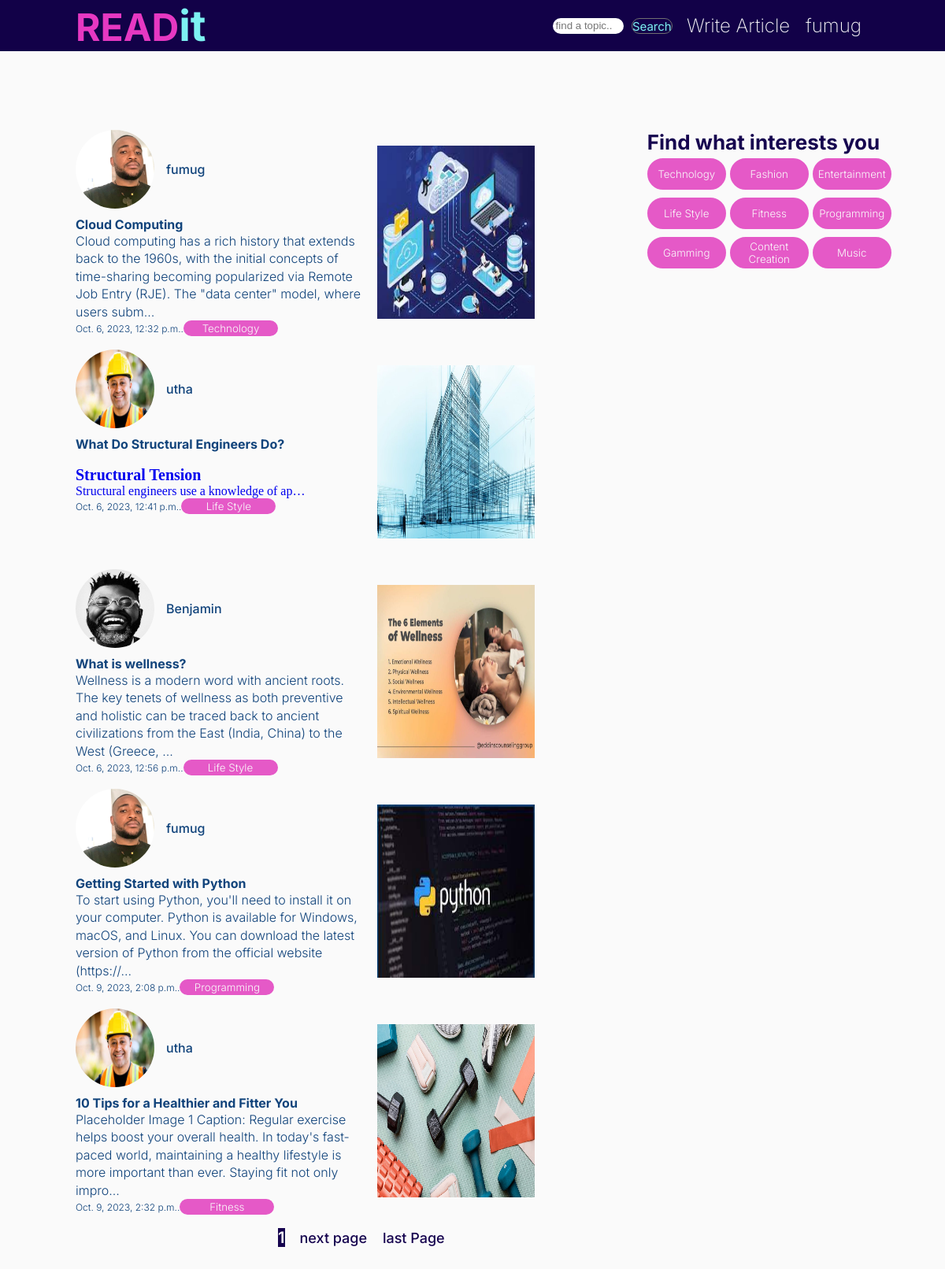
Page / (signed in) on the committed database.
### CMS_APP/models.py (models this page shows, shortened)
class Post(models.Model):
    author = models.ForeignKey(Profile,on_delete=models.CASCADE )
    title = models.CharField(max_length=100)
    image = models.ImageField(upload_to = 'post_images/')
    body = RichTextField()
    post_id = models.UUIDField(default = uuid.uuid4, primary_key=True, unique = True, editable=False)
    created = models.DateTimeField(auto_now_add=True)
    modified = models.DateTimeField(auto_now=True)
    slug = models.SlugField(unique=True)
    tag = models.ForeignKey(categories,on_delete=models.CASCADE,blank=True,null=True)
    likes = models.ManyToManyField(User, related_name='blog_post',blank=True,null = True )

class categories(models.Model):
    name = models.CharField(max_length=100)
    def __str__(self):
        return str(self.name)

### USER_PROFILE/models.py (models this page shows, shortened)
class Profile(models.Model):
    name =  models.OneToOneField(User,on_delete=models.CASCADE)
    username = models.CharField(max_length=200,null=True,blank=True)
    email = models.EmailField()
    profession = models.CharField(max_length=200)
    picture = models.ImageField(upload_to='img',blank=True,null=True,default='images/default.png')
    about = models.TextField()
    profile_id = models.UUIDField(default=uuid.uuid4, editable = False, unique=True, primary_key=True)

### CMS_APP/views.py (the view)
# urls.py: path('',views.home,name='home'),
def home(request, category_id=None):
    Categories = categories.objects.all()
    selected_category = None
    if category_id:
        selected_category = get_object_or_404(categories, pk=category_id)
    if request.user.is_authenticated:
         if 'q' in request.GET:
            q = request.GET['q']
            result = Q(
                Q(title__icontains=q) |
                Q(tag__name__icontains=q) |  # Assuming 'name' is the field in the 'categories' model
                Q(body__icontains=q)
            )
            posts = Post.objects.filter(result)
         else:
             p = Paginator(Post.objects.all(),5)
             page = request.GET.get('page')
             posts = p.get_page(page)
         if selected_category:
            posts = Post.objects.filter(tag=selected_category)
         context = {'posts': posts, 'Categories': Categories, 'selected_category': selected_category}
         return render(request, 'home.html', context)
    else:
        p = Paginator(Post.objects.all(),5)
        page = request.GET.get('page')
        posts = p.get_page(page)
        context = {'posts': posts, 'Categories': Categories}
        return render(request, 'landingpage.html', context)

### CMS_APP/templates/home.html (shortened to what this page needs)
{% extends 'base.html'%} {% load static %}
{% block content %}
<div class="flex-container">
  <div class="main-container">
    {% for post in posts %}
    <div class="sub-container">
      <div>
        {% if post.author.profile_id %}<a
          class="profile-link"
          href="{% url 'profile' post.author.profile_id %}"
        >
          <header class="article-header">
            <img
              class="profile-picture"
              src="{{ post.author.picture.url }}"
              alt=""
            />
            <div>
              <p class="user">{{post.author.name}}</p>
            </div>
          </header> </a
        >{% else %}
        <p>Authors profile is not available</p>
        {% endif %}
        <a class="article-block" href="{% url 'detail' post.slug %}">
          <p class="title">{{post.title}}</p>
          <p class="article">{{post.body|safe|truncatechars:200}}</p>
          <p class="date">
            {{post.created}}.<button class="article-btn">{{post.tag}}</button>
          </p>
        </a>
      </div>
      <div class="sub-container-2">
        <a class="art-pho" href="{% url 'detail' post.slug %}">
          <img class="article-photo" src="{{post.image.url}}" alt="" />
        </a>
      </div>
    </div>
    {% endfor %}
  </div>
  <br />
  <div class="category">
    <p class="cat-heading">Find what interests you</p>
    <div class="sub-container-3">
      {% for category in Categories %}
      <a href="{% url 'home' category.id %}">
        <button class="category-btn">{{category.name}}</button>
      </a>
      {% endfor %}
      <br />
    </div>
  </div>
  <div style="text-align: center; margin-bottom: 35px;" class="pagination">
        <span style="font-family: Inter;  color: #FAFAFA; font-size: 20px; font-weight: 600; background-color:#16044F;;height: 25px;width: 25px; margin: 15px;" class="current-page">{{ posts.number }}</span>
        {% if posts.has_next %}
        <a style="text-decoration: none; font-family: Inter; color: #16044F; font-size: 18px; font-weight: 500;" class="page-number" href="?page={{ posts.next_page_number }}">next page </a>
        <a style="text-decoration: none; margin: 15px;  font-family: Inter; color: #16044F; font-size: 18px; font-weight: 500;" class="page-nav" href="?page={{ posts.paginator.num_pages }}">last Page  </a>
        {% endif %}
</div>
</div>
{% endblock %}

### CMS_APP/templates/navbar.html (shortened to what this page needs)
{% load static %}
<!DOCTYPE html>
<html lang="en">
  <head>
    <link rel="stylesheet" href="{% static  'css/navbar.css' %}" />
  </head>
  <body>
    {% if user.is_authenticated %}
    <header>
      <div class="nav-container">
        <a style="text-decoration: none" href="{% url 'home' %}">
          <p class="logo">READ<span>it</span></p>
        </a>
        <nav>
          <ul class="nav-items">
            <li class="search">
              <div>
                <form class="search-form" action="">
                  <input
                    class="search"
                    name="q"
                    type="search"
                    placeholder=" find a topic.."
                  />
                  <button class="search-btn">Search</button>
                </form>
              </div>
            </li>
            <li>
              <a class="nav-link" href="{% url 'post' %}">Write Article</a>
            </li>
            <li class="dropdown">
              <a href=" " class="dropdown-button dropdown-list"> {{user}}</a>
            </li>
          </ul>
        </nav>
      </div>
    </header>
    {% endif %}
  </body>
</html>

### static/css/styles.css (style rules this page uses)
* { padding: 0; margin: 0; box-sizing: border-box; }
body { background-color: #FAFAFA; }
.flex-container { display: grid; grid-template-columns: 72% 0% 5%; padding-left: 8%; padding-right: 8%; margin-top: 100px; width: 100%; }
.sub-container { display: grid; grid-template-columns: repeat(2,1fr); width:100%; margin-bottom: 15px; }
.article-header { display: flex; align-items: center; margin-bottom: 10px; }
.profile-link { text-decoration: none; }
.user { font-family: Inter; font-size: 16px; font-weight: 500; color:#10437B; margin-left: 15px; }
.profile-picture { height: 100px; width: 100px; border-radius: 50%; }
.article-block { text-decoration: none; }
.title { font-family: Inter; font-size: 16px; font-weight: 700; color: #10437B; text-decoration: none; }
.article { font-family: Inter; font-size: 16px; font-weight: 300; color: #10437B; line-height: 1.4; }
.date { font-family: Inter; font-size: 12px; font-weight: 300; color: #10437B; }
.article-btn { text-align: center; background-color:#E559C7; border: 2px solid #E559C7; color: #FAFAFA; border-radius: 15px; font-weight: 300; font-family: Inter; width: 120px; }
.article-photo { width: 200px; height: 220px; margin: 20px; align-self: start; }
.category { width: 100%; }
.cat-heading { font-family: Inter; color:#16044F; font-size: 26px; font-weight: 700; white-space: nowrap ; }
.sub-container-3 { display: grid; grid-template-columns: repeat(3,1fr); }
.category-btn { text-align: center; background-color:#E559C7; border: 2px solid #E559C7; color: #FAFAFA; border-radius: 20px; font-weight: 300; font-family: Inter; width: 100px; height: 40px; margin:5px 5px 5px 0px; }

### static/css/navbar.css (style rules this page uses)
* { padding: 0; margin: 0; box-sizing: border-box; }
.nav-container { width: 100%; display: flex; align-items: center; background-color: #120148; padding-left: 8%; padding-right: 10%; justify-content: space-between; height: auto; }
.logo { align-self: center; color: #E638C2; font-family: Inter; font-size: 48px; font-weight: 700; }
.logo span { color: #7DF2F2; font-family: Inter; font-size: 54px; font-weight: 700; }
.nav-items { display: flex; list-style: none; }
.dropdown { align-self: center; position: relative; display: inline-block; }
.dropdown-button { font-family: Inter; font-size: 1.5rem; padding: 10px; color: #FAFAFA; border: none; cursor: pointer; text-decoration: none; font-weight: 200; }
.nav-link { text-decoration: none; font-family: Inter; font-size: 1.5rem; font-weight: 200; color: #FAFAFA; white-space: nowrap; margin: 10px; }
.nav-items li { align-self: center; }
.search { border: none; border-radius: 20px; height: 20px; margin-right: 10px; }
.search-btn { background-color:#12004A; border: 1px solid #707070; color: #7DF2F2; font-family: inter; font-weight: 400; font-size: 15px; border-radius: 10px; height: 20px; width: 100px; }
.search-form { display: flex; margin-right: 250px; }
@media only screen and (min-width:601px) { .nav-container { width: 100%; padding-left: 4%; padding-right: 2%; } }
@media only screen and (min-width:601px) { .search { height:20px; width: 90px; } }
@media only screen and (min-width:601px) { .search-btn { height: 20px; width: 105px; } }
@media only screen and (min-width:601px) { .search-form { margin-right: 50px; } }
@media only screen and (min-width:601px) { .nav-link { margin-left: 70px; } }
@media only screen and (min-width:768px) { .nav-container { width: 100%; padding-left: 8%; padding-right: 8%; } }
@media only screen and (min-width:768px) { .search { border: none; border-radius: 20px; height: 20px; margin-right: 10px; } }
@media only screen and (min-width:768px) { .search-btn { height: 20px; width: 100px; } }

### rows in the picture
Post: author.picture (picture), author.name "fumug", title "Cloud Computing", body "Cloud computing has a rich history that extends back to the 1960s, with the initial concepts of time-sharing becoming popularized via Remote Job Entry (RJE). The \"data center\" model, where users subm…", created "Oct. 6, 2023, 12:32 p.m.", tag "Technology", image (picture)
Post: author.picture (picture), author.name "utha", title "What Do Structural Engineers Do?", body "Structural Tension Structural engineers use a knowledge of ap…", created "Oct. 6, 2023, 12:41 p.m.", tag "Life Style", image (picture)
Post: author.picture (picture), author.name "Benjamin", title "What is wellness?", body "Wellness is a modern word with ancient roots. The key tenets of wellness as both preventive and holistic can be traced back to ancient civilizations from the East (India, China) to the West (Greece, …", created "Oct. 6, 2023, 12:56 p.m.", tag "Life Style", image (picture)
Post: author.picture (picture), author.name "fumug", title "Getting Started with Python", body "To start using Python, you'll need to install it on your computer. Python is available for Windows, macOS, and Linux. You can download the latest version of Python from the official website (https://…", created "Oct. 9, 2023, 2:08 p.m.", tag "Programming", image (picture)
Post: author.picture (picture), author.name "utha", title "10 Tips for a Healthier and Fitter You", body "Placeholder Image 1 Caption: Regular exercise helps boost your overall health. In today's fast-paced world, maintaining a healthy lifestyle is more important than ever. Staying fit not only impro…", created "Oct. 9, 2023, 2:32 p.m.", tag "Fitness", image (picture)
categories: name "Technology"
categories: name "Fashion"
categories: name "Entertainment"
categories: name "Life Style"
categories: name "Fitness"
categories: name "Programming"
categories: name "Gamming"
categories: name "Content Creation"
categories: name "Music"

### other values in the picture
{{ user }} "fumug"
{{ posts.number }} "1"
